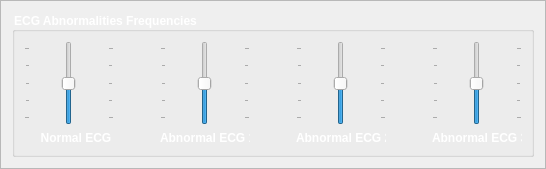
               <widget class="QFrame" name="frame_24">
                <property name="frameShape">
                 <enum>QFrame::StyledPanel</enum>
                </property>
                <property name="frameShadow">
                 <enum>QFrame::Raised</enum>
                </property>
                <layout class="QGridLayout" name="gridLayout_35">
                 <item row="0" column="0">
                  <widget class="QGroupBox" name="groupBox_6">
                   <property name="sizePolicy">
                    <sizepolicy hsizetype="Expanding" vsizetype="Maximum">
                     <horstretch>0</horstretch>
                     <verstretch>0</verstretch>
                    </sizepolicy>
                   </property>
                   <property name="maximumSize">
                    <size>
                     <width>16777215</width>
                     <height>150</height>
                    </size>
                   </property>
                   <property name="font">
                    <font>
                     <pointsize>9</pointsize>
                     <weight>75</weight>
                     <bold>true</bold>
                    </font>
                   </property>
                   <property name="styleSheet">
                    <string notr="true">color: rgb(255, 255, 255);</string>
                   </property>
                   <property name="title">
                    <string>ECG Abnormalities Frequencies</string>
                   </property>
                   <layout class="QGridLayout" name="gridLayout_50">
                    <item row="0" column="0">
                     <layout class="QHBoxLayout" name="horizontalLayout_12">
                      <item>
                       <layout class="QVBoxLayout" name="verticalLayout_25">
                        <item>
                         <widget class="QSlider" name="ECG_Abnormalities_Normal_ECG_Frequency_Slider">
                          <property name="sizePolicy">
                           <sizepolicy hsizetype="Maximum" vsizetype="Expanding">
                            <horstretch>0</horstretch>
                            <verstretch>0</verstretch>
                           </sizepolicy>
                          </property>
                          <property name="minimumSize">
                           <size>
                            <width>90</width>
                            <height>0</height>
                           </size>
                          </property>
                          <property name="maximumSize">
                           <size>
                            <width>35</width>
                            <height>16777215</height>
                           </size>
                          </property>
                          <property name="minimum">
                           <number>-2</number>
                          </property>
                          <property name="maximum">
                           <number>2</number>
                          </property>
                          <property name="orientation">
                           <enum>Qt::Vertical</enum>
                          </property>
                          <property name="tickPosition">
                           <enum>QSlider::TicksBothSides</enum>
                          </property>
                         </widget>
                        </item>
                        <item>
                         <widget class="QLabel" name="ECG_Abnormalities_Normal_ECG_Label">
                          <property name="minimumSize">
                           <size>
                            <width>90</width>
                            <height>0</height>
                           </size>
                          </property>
                          <property name="maximumSize">
                           <size>
                            <width>35</width>
                            <height>16777215</height>
                           </size>
                          </property>
                          <property name="font">
                           <font>
                            <weight>75</weight>
                            <bold>true</bold>
                           </font>
                          </property>
                          <property name="text">
                           <string>     Normal ECG</string>
                          </property>
                         </widget>
                        </item>
                       </layout>
                      </item>
                      <item>
                       <spacer name="horizontalSpacer_48">
                        <property name="orientation">
                         <enum>Qt::Horizontal</enum>
                        </property>
                        <property name="sizeHint" stdset="0">
                         <size>
                          <width>40</width>
                          <height>20</height>
                         </size>
                        </property>
                       </spacer>
                      </item>
                      <item>
                       <layout class="QVBoxLayout" name="verticalLayout_26">
                        <item>
                         <widget class="QSlider" name="ECG_Abnormalities_Abnormal_ECG_1_Frequency_Slider">
                          <property name="sizePolicy">
                           <sizepolicy hsizetype="Maximum" vsizetype="Expanding">
                            <horstretch>0</horstretch>
                            <verstretch>0</verstretch>
                           </sizepolicy>
                          </property>
                          <property name="minimumSize">
                           <size>
                            <width>90</width>
                            <height>0</height>
                           </size>
                          </property>
                          <property name="maximumSize">
                           <size>
                            <width>35</width>
                            <height>16777215</height>
                           </size>
                          </property>
                          <property name="minimum">
                           <number>-2</number>
                          </property>
                          <property name="maximum">
                           <number>2</number>
                          </property>
                          <property name="orientation">
                           <enum>Qt::Vertical</enum>
                          </property>
                          <property name="tickPosition">
                           <enum>QSlider::TicksBothSides</enum>
                          </property>
                         </widget>
                        </item>
                        <item>
                         <widget class="QLabel" name="ECG_Abnormalities_Abnormal_ECG_1_Label">
                          <property name="minimumSize">
                           <size>
                            <width>90</width>
                            <height>0</height>
                           </size>
                          </property>
                          <property name="maximumSize">
                           <size>
                            <width>35</width>
                            <height>16777215</height>
                           </size>
                          </property>
                          <property name="font">
                           <font>
                            <weight>75</weight>
                            <bold>true</bold>
                           </font>
                          </property>
                          <property name="text">
                           <string>Abnormal ECG 1</string>
                          </property>
                         </widget>
                        </item>
                       </layout>
                      </item>
                      <item>
                       <spacer name="horizontalSpacer_49">
                        <property name="orientation">
                         <enum>Qt::Horizontal</enum>
                        </property>
                        <property name="sizeHint" stdset="0">
                         <size>
                          <width>40</width>
                          <height>20</height>
                         </size>
                        </property>
                       </spacer>
                      </item>
                      <item>
                       <layout class="QVBoxLayout" name="verticalLayout_27">
                        <item>
                         <widget class="QSlider" name="ECG_Abnormalities_Abnormal_ECG_2_Frequency_Slider">
                          <property name="sizePolicy">
                           <sizepolicy hsizetype="Maximum" vsizetype="Expanding">
                            <horstretch>0</horstretch>
                            <verstretch>0</verstretch>
                           </sizepolicy>
                          </property>
                          <property name="minimumSize">
                           <size>
                            <width>90</width>
                            <height>0</height>
                           </size>
                          </property>
                          <property name="maximumSize">
                           <size>
                            <width>35</width>
                            <height>16777215</height>
                           </size>
                          </property>
                          <property name="minimum">
                           <number>-2</number>
                          </property>
                          <property name="maximum">
                           <number>2</number>
                          </property>
                          <property name="orientation">
                           <enum>Qt::Vertical</enum>
                          </property>
                          <property name="tickPosition">
                           <enum>QSlider::TicksBothSides</enum>
                          </property>
                         </widget>
                        </item>
                        <item>
                         <widget class="QLabel" name="ECG_Abnormalities_Abnormal_ECG_2_Label">
                          <property name="minimumSize">
                           <size>
                            <width>90</width>
                            <height>0</height>
                           </size>
                          </property>
                          <property name="maximumSize">
                           <size>
                            <width>35</width>
                            <height>16777215</height>
                           </size>
                          </property>
                          <property name="font">
                           <font>
                            <weight>75</weight>
                            <bold>true</bold>
                           </font>
                          </property>
                          <property name="text">
                           <string>Abnormal ECG 2</string>
                          </property>
                         </widget>
                        </item>
                       </layout>
                      </item>
                      <item>
                       <spacer name="horizontalSpacer_50">
                        <property name="orientation">
                         <enum>Qt::Horizontal</enum>
                        </property>
                        <property name="sizeHint" stdset="0">
                         <size>
                          <width>40</width>
                          <height>20</height>
                         </size>
                        </property>
                       </spacer>
                      </item>
                      <item>
                       <layout class="QVBoxLayout" name="verticalLayout_28">
                        <item>
                         <widget class="QSlider" name="ECG_Abnormalities_Abnormal_ECG_3_Frequency_Slider">
                          <property name="sizePolicy">
                           <sizepolicy hsizetype="Maximum" vsizetype="Expanding">
                            <horstretch>0</horstretch>
                            <verstretch>0</verstretch>
                           </sizepolicy>
                          </property>
                          <property name="minimumSize">
                           <size>
                            <width>90</width>
                            <height>0</height>
                           </size>
                          </property>
                          <property name="maximumSize">
                           <size>
                            <width>35</width>
                            <height>16777215</height>
                           </size>
                          </property>
                          <property name="minimum">
                           <number>-2</number>
                          </property>
                          <property name="maximum">
                           <number>2</number>
                          </property>
                          <property name="orientation">
                           <enum>Qt::Vertical</enum>
                          </property>
                          <property name="tickPosition">
                           <enum>QSlider::TicksBothSides</enum>
                          </property>
                         </widget>
                        </item>
                        <item>
                         <widget class="QLabel" name="ECG_Abnormalities_Abnormal_ECG_3_Label">
                          <property name="minimumSize">
                           <size>
                            <width>90</width>
                            <height>0</height>
                           </size>
                          </property>
                          <property name="maximumSize">
                           <size>
                            <width>35</width>
                            <height>16777215</height>
                           </size>
                          </property>
                          <property name="font">
                           <font>
                            <weight>75</weight>
                            <bold>true</bold>
                           </font>
                          </property>
                          <property name="text">
                           <string>Abnormal ECG 3</string>
                          </property>
                         </widget>
                        </item>
                       </layout>
                      </item>
                     </layout>
                    </item>
                   </layout>
                  </widget>
                 </item>
                </layout>
               </widget>
